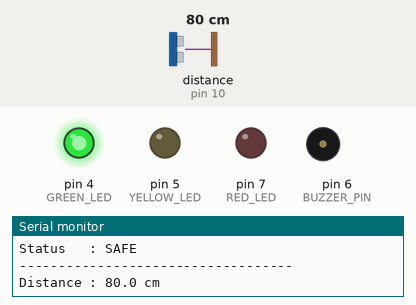
This sketch was run on a simulated Arduino Uno, built with avr-gcc and run on an emulated ATmega328P. Shown: output pins drawn as LEDs (lit = HIGH), buzzer (waves = sounding), the last lines printed to the serial monitor. Wiring (from diagram.json): ultrasonic range finder: trigger pin 9; echo pin 10. The test bench sets the inputs (shaded band); at power-on: distance to the obstacle (sensor on pin 10) 80 cm. The echo pulse lasts 58.3 µs per cm; pins used as bus, display or sensor lines are not drawn.

Above: at 1.3 s.
1.4 s: distance to the obstacle (sensor on pin 10) set to 33 cm
2.9 s: distance to the obstacle (sensor on pin 10) set to 26 cm
At 3.4 s:
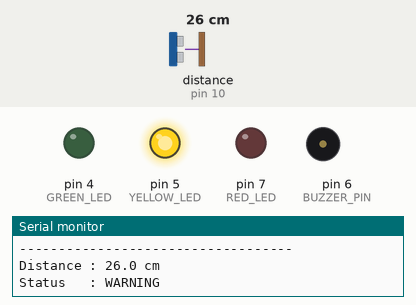
5.9 s: distance to the obstacle (sensor on pin 10) set to 2 cm
At 6.22 s:
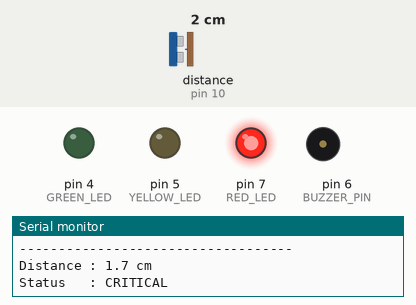
8.9 s: distance to the obstacle (sensor on pin 10) set to 18 cm
At 9.18 s:
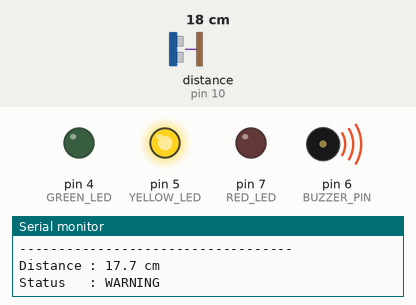
11.9 s: distance to the obstacle (sensor on pin 10) set to 4 cm
At 12.22 s:
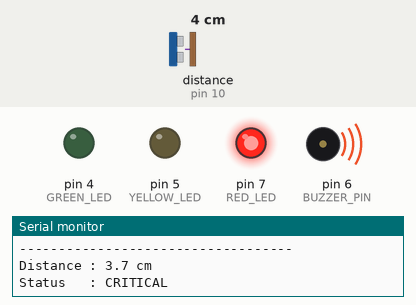
Timing chart, 0 to 15.9 s (numbered marks = the images above; inputs shaded):
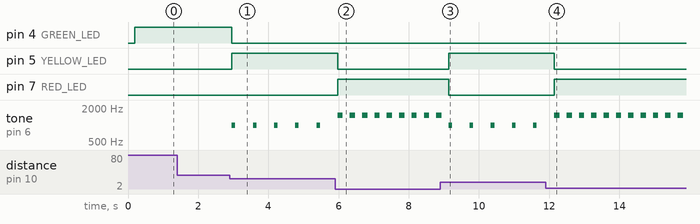

Measured:
- the behaviour switches between 30 and 29 cm on distance to the obstacle (sensor on pin 10) (found by bisection; images 0 and 1)
- after the input at 2.9 s, pin 4 (GREEN_LED): HIGH → LOW after 0.06 s; pin 5 (YELLOW_LED): LOW → HIGH after 0.06 s; tone on pin 6 (BUZZER_PIN): alternates 1000 Hz for 0.10 s and silent for 0.50 s, starting after 0.06 s
- after the input at 5.9 s, pin 5 (YELLOW_LED): HIGH → LOW after 0.07 s; pin 7 (RED_LED): LOW → HIGH after 0.07 s; tone on pin 6 (BUZZER_PIN): alternates 1500 Hz for 0.15 s and silent for 0.20 s, starting after 0.07 s
- after the input at 8.9 s, pin 5 (YELLOW_LED): LOW → HIGH after 0.24 s; pin 7 (RED_LED): HIGH → LOW after 0.24 s
- after the input at 11.9 s, pin 5 (YELLOW_LED): HIGH → LOW after 0.25 s; pin 7 (RED_LED): LOW → HIGH after 0.25 s; tone on pin 6 (BUZZER_PIN): alternates 1500 Hz for 0.15 s and silent for 0.20 s, starting after 0.25 s

The sketch:

proximity_alert.ino
```cpp
#define TRIG_PIN 9
#define ECHO_PIN 10

#define GREEN_LED 4
#define YELLOW_LED 5
#define RED_LED 7

#define BUZZER_PIN 6

// Main configurable warning threshold
const float ALERT_DISTANCE = 30.0;

// Critical distance threshold
const float CRITICAL_DISTANCE = 15.0;

// Maximum reliable detection distance
const float MAX_DISTANCE = 400.0;


// ========================================
// Measure distance using HC-SR04
// ========================================

float measureDistance() {

  // Send ultrasonic trigger pulse
  digitalWrite(TRIG_PIN, LOW);
  delayMicroseconds(2);

  digitalWrite(TRIG_PIN, HIGH);
  delayMicroseconds(10);

  digitalWrite(TRIG_PIN, LOW);

  // Wait for echo
  long duration = pulseIn(ECHO_PIN, HIGH, 30000);

  // No echo received
  if (duration == 0) {
    return -1;
  }

  // Convert echo time to distance in cm
  float distance = duration * 0.0343 / 2;

  return distance;
}


// ========================================
// Control LEDs
// ========================================

void setLEDs(bool green, bool yellow, bool red) {

  digitalWrite(GREEN_LED, green);
  digitalWrite(YELLOW_LED, yellow);
  digitalWrite(RED_LED, red);
}


// ========================================
// Setup
// ========================================

void setup() {

  pinMode(TRIG_PIN, OUTPUT);
  pinMode(ECHO_PIN, INPUT);

  pinMode(GREEN_LED, OUTPUT);
  pinMode(YELLOW_LED, OUTPUT);
  pinMode(RED_LED, OUTPUT);

  pinMode(BUZZER_PIN, OUTPUT);

  Serial.begin(9600);

  Serial.println("-----------------------------------");
  Serial.println("  ULTRASONIC PROXIMITY ALERT SYSTEM");
  Serial.println("-----------------------------------");

  Serial.print("Warning threshold : ");
  Serial.print(ALERT_DISTANCE);
  Serial.println(" cm");

  Serial.print("Critical threshold: ");
  Serial.print(CRITICAL_DISTANCE);
  Serial.println(" cm");

  Serial.print("Maximum range     : ");
  Serial.print(MAX_DISTANCE);
  Serial.println(" cm");

  Serial.println("-----------------------------------");
}


// ========================================
// Main Loop
// ========================================

void loop() {

  float distance = measureDistance();


  // ========================================
  // NO OBJECT / OUT OF RANGE
  // ========================================

  if (distance < 0 || distance > MAX_DISTANCE) {

    setLEDs(LOW, LOW, LOW);

    noTone(BUZZER_PIN);

    Serial.println("Distance : OUT OF RANGE");
    Serial.println("Status   : NO OBJECT DETECTED");
  }


  // ========================================
  // SAFE STATE
  // ========================================

  else if (distance > ALERT_DISTANCE) {

    setLEDs(HIGH, LOW, LOW);

    noTone(BUZZER_PIN);

    Serial.print("Distance : ");
    Serial.print(distance, 1);
    Serial.println(" cm");

    Serial.println("Status   : SAFE");
  }


  // ========================================
  // WARNING STATE
  // ========================================

  else if (distance > CRITICAL_DISTANCE) {

    setLEDs(LOW, HIGH, LOW);

    Serial.print("Distance : ");
    Serial.print(distance, 1);
    Serial.println(" cm");

    Serial.println("Status   : WARNING");

    // Slow intermittent beep
    tone(BUZZER_PIN, 1000);
    delay(100);

    noTone(BUZZER_PIN);
    delay(400);
  }


  // ========================================
  // CRITICAL STATE
  // ========================================

  else {

    setLEDs(LOW, LOW, HIGH);

    Serial.print("Distance : ");
    Serial.print(distance, 1);
    Serial.println(" cm");

    Serial.println("Status   : CRITICAL");

    // Fast warning tone
    tone(BUZZER_PIN, 1500);
    delay(150);

    noTone(BUZZER_PIN);
    delay(100);
  }

  Serial.println("-----------------------------------");

  delay(100);
}
```
